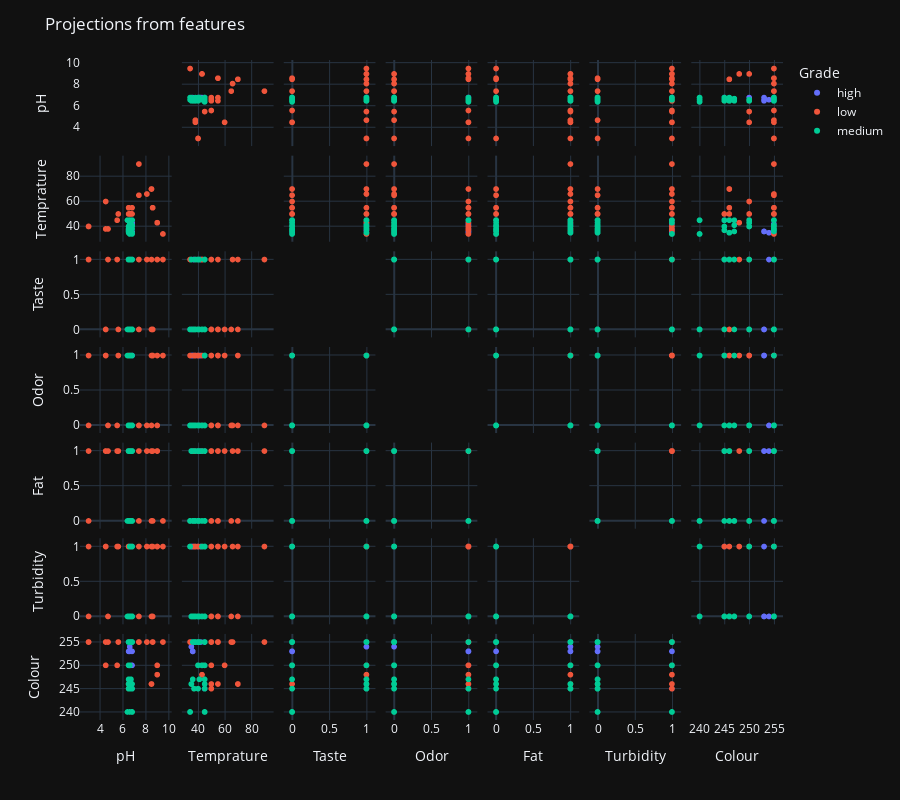

Here is the notebook cell this chart was saved with:
### Code cell
features = ['pH', 'Temprature', 'Taste', 'Odor', 'Fat ', 'Turbidity', 'Colour']

fig = px.scatter_matrix(
    data,
    dimensions=features,
    color="Grade",
    height=800,
    template='plotly_dark'
)
fig.update_traces(diagonal_visible=False)
fig.update_layout(title="Projections from features")
print(f"Actual dimension {(fig.layout.width,fig.layout.height)}")
fig.show()

pio.write_image(fig, 
                '../reports/Projections from features.png',
                scale=1)

### Figure 1 — Plotly figure (JSON) as saved in the notebook; plotly's stock layout.template omitted (floating-point values rounded to 4 significant figures)
{"data": [{"diagonal": {"visible": false}, "dimensions": [{"axis": {"matches": true}, "label": "pH", "values": [6.6, 6.6, 6.6, 6.8, 6.6, 6.6, 6.5, 6.6, 6.8, 6.5, 6.8, 6.8, 6.7, 6.8, 6.8, 6.6, 6.6, 6.6, 6.8, 6.6, 6.6, 6.6, 6.8]}, {"axis": {"matches": true}, "label": "Temprature", "values": [35, 36, 37, 45, 45, 45, 36, 37, 42, 38, 40, 45, 38, 45, 36, 35, 43, 38, 43, 40, 40, 38, 41]}, {"axis": {"matches": true}, "label": "Taste", "values": [1, 0, 1, 0, 0, 1, 0, 1, 1, 1, 1, 1, 1, 1, 0, 0, 1, 1, 1, 1, 1, 0, 1]}, {"axis": {"matches": true}, "label": "Odor", "values": [0, 1, 1, 1, 1, 1, 1, 0, 1, 1, 1, 1, 0, 1, 1, 1, 0, 0, 0, 0, 1, 1, 1]}, {"axis": {"matches": true}, "label": "Fat ", "values": [1, 0, 1, 1, 1, 1, 1, 1, 1, 1, 1, 1, 1, 1, 1, 1, 1, 1, 1, 1, 1, 1, 1]}, {"axis": {"matches": true}, "label": "Turbidity", "values": [0, 1, 1, 1, 1, 1, 0, 0, 1, 1, 1, 0, 0, 1, 0, 1, 1, 0, 0, 1, 1, 1, 0]}, {"axis": {"matches": true}, "label": "Colour", "values": [254, 253, 255, 255, 250, 245, 253, 255, 255, 255, 255, 245, 255, 245, 253, 255, 250, 255, 250, 255, 255, 255, 255]}], "hovertemplate": "Grade=high<br>%{xaxis.title.text}=%{x}<br>%{yaxis.title.text}=%{y}<extra></extra>", "legendgroup": "high", "marker": {"color": "#636efa", "symbol": "circle"}, "name": "high", "showlegend": true, "type": "splom"}, {"diagonal": {"visible": false}, "dimensions": [{"axis": {"matches": true}, "label": "pH", "values": [8.5, 9.5, 5.5, 4.5, 8.1, 5.6, 8.6, 7.4, 4.7, 3, 9, 4.5, 8.5, 6.5, 6.7, 8.6, 7.4, 3, 9, 6.6, 6.6, 6.8, 6.5, 6.8, 6.5, 6.5]}, {"axis": {"matches": true}, "label": "Temprature", "values": [70, 34, 45, 60, 66, 50, 55, 90, 38, 40, 43, 38, 70, 40, 50, 55, 65, 40, 43, 50, 50, 50, 55, 55, 50, 37]}, {"axis": {"matches": true}, "label": "Taste", "values": [1, 1, 1, 0, 1, 0, 0, 1, 1, 1, 1, 0, 0, 0, 1, 0, 0, 1, 1, 0, 0, 0, 1, 0, 1, 0]}, {"axis": {"matches": true}, "label": "Odor", "values": [1, 1, 0, 1, 0, 1, 1, 0, 0, 1, 0, 1, 0, 1, 1, 1, 0, 0, 1, 0, 0, 0, 0, 0, 0, 1]}, {"axis": {"matches": true}, "label": "Fat ", "values": [1, 0, 1, 1, 1, 1, 1, 1, 1, 1, 1, 1, 0, 0, 1, 0, 0, 0, 1, 0, 0, 1, 1, 0, 1, 1]}, {"axis": {"matches": true}, "label": "Turbidity", "values": [1, 1, 1, 1, 1, 1, 1, 1, 0, 1, 1, 1, 0, 1, 0, 0, 0, 0, 1, 1, 0, 0, 0, 1, 0, 1]}, {"axis": {"matches": true}, "label": "Colour", "values": [246, 255, 250, 250, 255, 255, 255, 255, 255, 255, 250, 255, 246, 250, 245, 255, 255, 255, 248, 250, 255, 255, 246, 255, 246, 245]}], "hovertemplate": "Grade=low<br>%{xaxis.title.text}=%{x}<br>%{yaxis.title.text}=%{y}<extra></extra>", "legendgroup": "low", "marker": {"color": "#EF553B", "symbol": "circle"}, "name": "low", "showlegend": true, "type": "splom"}, {"diagonal": {"visible": false}, "dimensions": [{"axis": {"matches": true}, "label": "pH", "values": [6.6, 6.7, 6.7, 6.5, 6.8, 6.5, 6.8, 6.6, 6.5, 6.4, 6.7, 6.8, 6.8, 6.6, 6.5, 6.6, 6.5, 6.8, 6.5, 6.8, 6.5, 6.8, 6.8, 6.8, 6.6, 6.6, 6.5, 6.6, 6.6, 6.6, 6.5, 6.6, 6.5, 6.6]}, {"axis": {"matches": true}, "label": "Temprature", "values": [37, 45, 45, 38, 40, 36, 35, 34, 37, 45, 41, 41, 38, 45, 36, 38, 37, 45, 38, 45, 35, 34, 45, 41, 38, 45, 40, 40, 40, 43, 40, 45, 45, 43]}, {"axis": {"matches": true}, "label": "Taste", "values": [0, 1, 1, 1, 1, 0, 1, 0, 0, 0, 1, 0, 0, 0, 0, 0, 0, 0, 1, 0, 1, 0, 0, 0, 0, 0, 1, 0, 1, 0, 0, 1, 1, 0]}, {"axis": {"matches": true}, "label": "Odor", "values": [0, 1, 1, 0, 0, 0, 0, 0, 0, 1, 0, 0, 0, 0, 0, 0, 0, 0, 0, 0, 0, 0, 1, 0, 0, 1, 0, 0, 0, 0, 0, 0, 0, 0]}, {"axis": {"matches": true}, "label": "Fat ", "values": [0, 0, 1, 0, 1, 1, 1, 0, 0, 0, 0, 0, 0, 0, 0, 0, 0, 1, 1, 0, 1, 0, 0, 1, 1, 0, 0, 0, 0, 1, 1, 0, 0, 0]}, {"axis": {"matches": true}, "label": "Turbidity", "values": [0, 0, 0, 0, 0, 0, 0, 1, 0, 0, 0, 0, 0, 1, 0, 0, 0, 0, 0, 1, 0, 1, 0, 0, 0, 0, 0, 0, 0, 0, 0, 1, 0, 1]}, {"axis": {"matches": true}, "label": "Colour", "values": [255, 247, 245, 255, 245, 255, 246, 240, 245, 240, 247, 255, 255, 250, 247, 255, 255, 255, 255, 255, 246, 240, 240, 255, 255, 255, 250, 255, 255, 250, 250, 255, 246, 250]}], "hovertemplate": "Grade=medium<br>%{xaxis.title.text}=%{x}<br>%{yaxis.title.text}=%{y}<extra></extra>", "legendgroup": "medium", "marker": {"color": "#00cc96", "symbol": "circle"}, "name": "medium", "showlegend": true, "type": "splom"}], "layout": {"dragmode": "select", "height": 800, "legend": {"title": {"text": "Grade"}, "tracegroupgap": 0}, "margin": {"t": 60}, "title": {"text": "Projections from features"}}}
